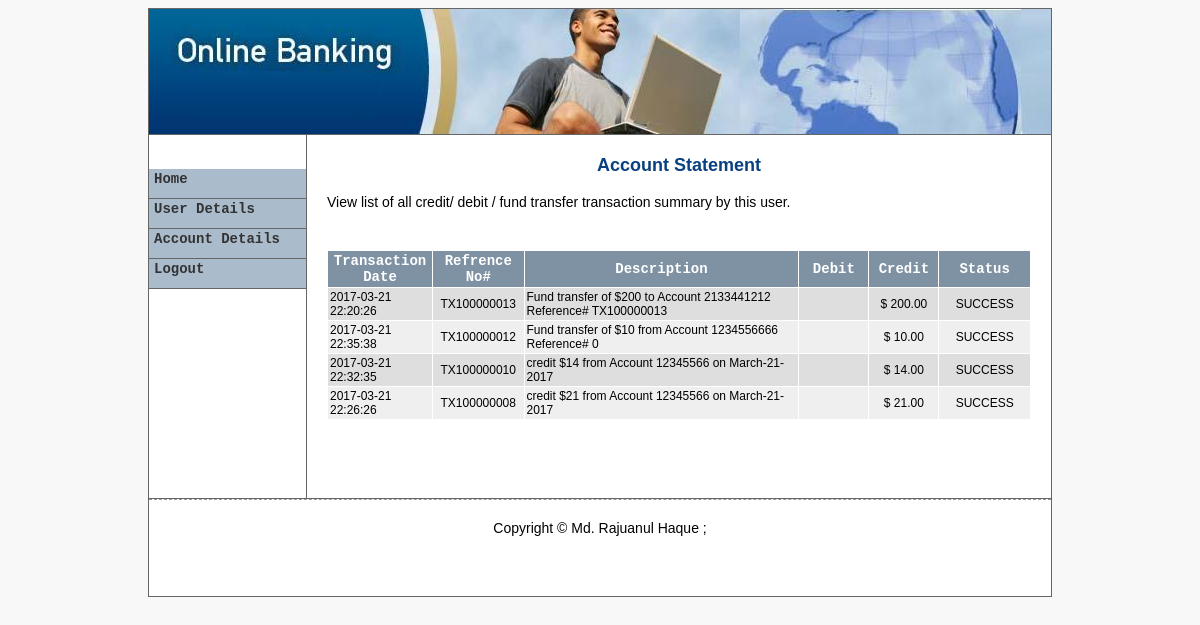
Page /admin/account/?view=statement&accNo=2133441212 (signed in) on the committed database.
### tables this page shows
CREATE TABLE IF NOT EXISTS `tbl_transaction` (
  `id` int(10) NOT NULL AUTO_INCREMENT,
  `tx_no` varchar(20) NOT NULL,
  `tx_type` varchar(10) NOT NULL,
  `amount` double NOT NULL,
  `date` varchar(100) NOT NULL,
  `description` varchar(100) NOT NULL,
  `to_accno` varchar(20) NOT NULL,
  `status` varchar(10) NOT NULL,
  `tdate` varchar(40) NOT NULL,
  `comments` varchar(200) NOT NULL,
  PRIMARY KEY (`id`)
);

### admin/account/index.php (called while the page is built, shortened)
<?php
require_once '../include/template.php';
?>

### library/database.php (called while the page is built, shortened)
<?php
function dbQuery($sql)
{
	$result = mysql_query($sql) or die(mysql_error());
	return $result;
}
function dbFetchAssoc($result)
{
	return mysql_fetch_assoc($result);
}
function dbNumRows($result)
{
	return mysql_num_rows($result);
}
?>

### admin/account/statement.php (the view, shortened to what this page needs)
<?php
if (isset($_GET['accNo']) && $_GET['accNo'] > 0) {
	$acc_no = $_GET['accNo'];
} else {
	header('Location: index.php');
}
$sql = "SELECT * FROM tbl_transaction WHERE to_accno = $acc_no ORDER BY id DESC LIMIT 20";
$result = dbQuery($sql);
?>
<p align="center" id="mainHead">Account Statement</p>
<p style="font-family:Verdana, Arial, Helvetica, sans-serif;font-size:14px; margin-bottom:40px;">
View list of all credit/ debit / fund transfer transaction summary by this user.</p>
<table width="100%" border="0" align="center" cellpadding="2" cellspacing="1" class="text">
  <tr align="center" id="listTableHeader">
   <th width="80" scope="col">Transaction Date</th>
   <th width="80">Refrence No#</th>
   <th width="250">Description</th>
   <th width="60">Debit</th>
   <th width="60">Credit</th>
   <th width="80">Status</th>
  </tr>
<?php
if(dbNumRows($result) > 0) {
while($row = dbFetchAssoc($result)) {
	extract($row);
	if ($i%2) {$class = 'row1';}
	else {$class = 'row2';}
	$i += 1;
?>
  <tr class="<?php echo $class; ?>">
   <td><?php echo $date; ?></td>
   <td><div align="center"><?php echo $tx_no; ?></div></td>
   <td width="250"><?php echo $description; ?></td>
   <td width="50" align="center"><?php echo $tx_type == "debit" ? "$&nbsp;" . number_format($amount, 2) : ""; ?></td>
   <td width="50" align="center"><?php echo $tx_type == "credit" ? "$&nbsp;" . number_format($amount, 2) : ""; ?></td>
   <td width="80" align="center"><?php echo $status; ?></td>
  </tr>
<?php
}
?>
  <tr>
   <td colspan="5">&nbsp;</td>
  </tr>
  <tr>
   <td colspan="5" align="right"></td>
  </tr>
<?php
}
?>
 </table>
 <p>&nbsp;</p>

### admin/include/admin.css (style rules this page uses)
#listTableHeader { font-family: "Courier New", Courier, mono; font-size: 14px; color: #FFFFFF; background-color: #7F92A4; font-weight: bold; background-position: center; }
.row1 { background-color: #EFEFEF; }
.row2 { background-color: #DEDEDE; }
body { font-family: "Arial", "Helvetica", "sans-serif"; text-align: center; font-size: 10px; }
.text { font-family: Arial, Helvetica, sans-serif; font-size: 12px; }
#mainHead { font-size:18px; font-family:Verdana, Arial, Helvetica, sans-serif; font-weight:bold; color:#094080; }

### admin/include/template.php (style rules this page uses)
body { background-color:#F8F8F8; }

### rows in the picture
tbl_transaction: date "2017-03-21 22:20:26", tx_no "TX100000013", description "Fund transfer of $200 to Account 2133441212 Reference# TX100000013", amount "200.00", status "SUCCESS"
tbl_transaction: date "2017-03-21 22:35:38", tx_no "TX100000012", description "Fund transfer of $10 from Account 1234556666 Reference# 0", amount "10.00", status "SUCCESS"
tbl_transaction: date "2017-03-21 22:32:35", tx_no "TX100000010", description "credit $14 from Account 12345566 on March-21-2017", amount "14.00", status "SUCCESS"
tbl_transaction: date "2017-03-21 22:26:26", tx_no "TX100000008", description "credit $21 from Account 12345566 on March-21-2017", amount "21.00", status "SUCCESS"
